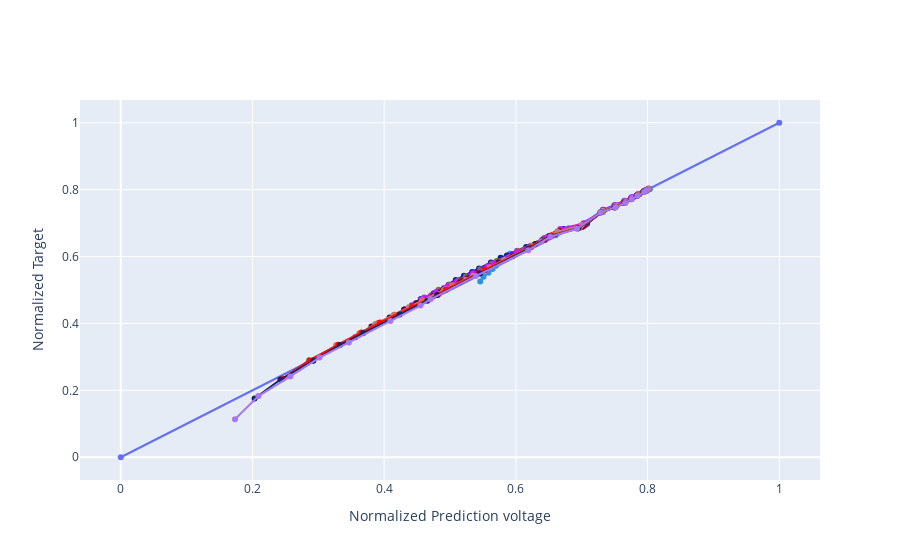

Notebook cell for this chart:
### Code cell
pallete = plotly.colors.qualitative.Dark24*10

fig = go.Figure()
fig.add_trace(go.Scatter(x = [0,1], y = [0,1], showlegend=False, mode="markers+lines"))

for i in range(0, len(X_test), batch_size):
    fig.add_trace(go.Scatter(x = model.predict(X_test[i:i+batch_size],verbose=0)[:,0], 
                             y = y_test[i:i+batch_size,0], 
                             showlegend=False, mode="markers+lines", name='batch',
                             line_color = pallete[i]))
fig.update_yaxes(title='Normalized Target')
fig.update_xaxes(title='Normalized Prediction voltage')
